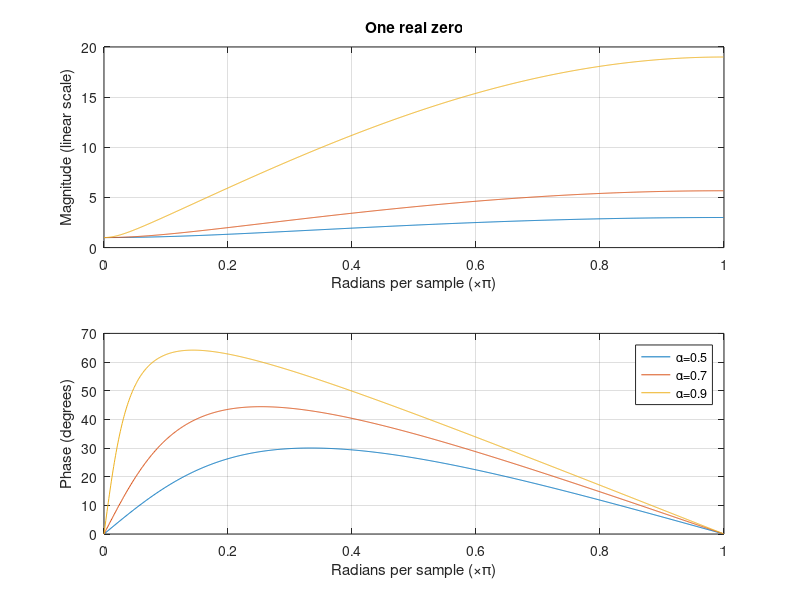
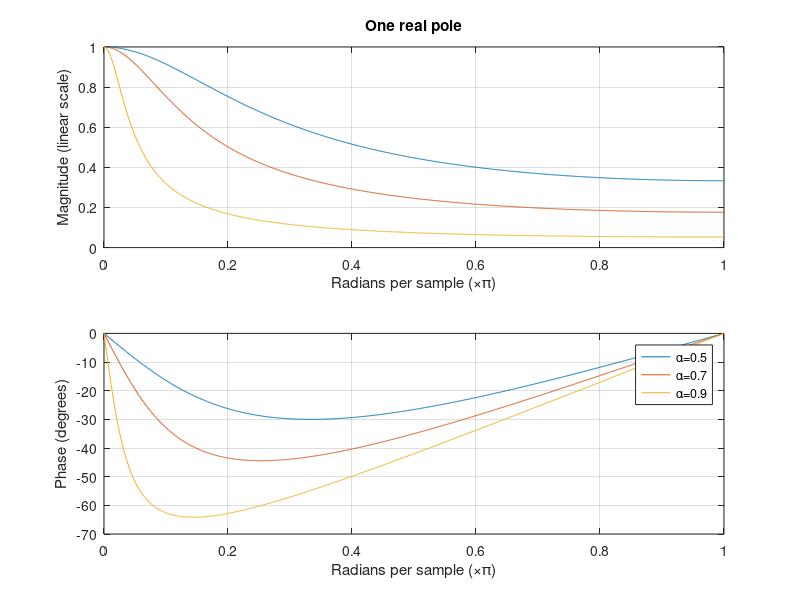
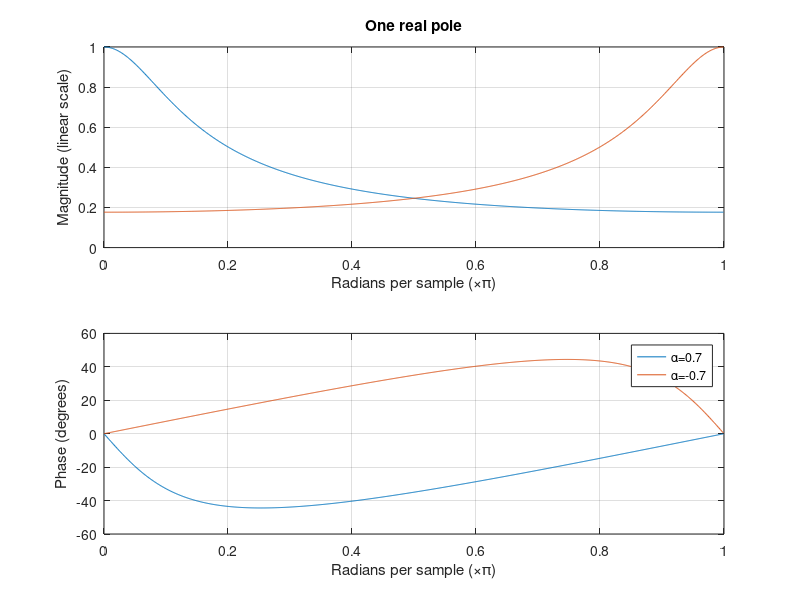
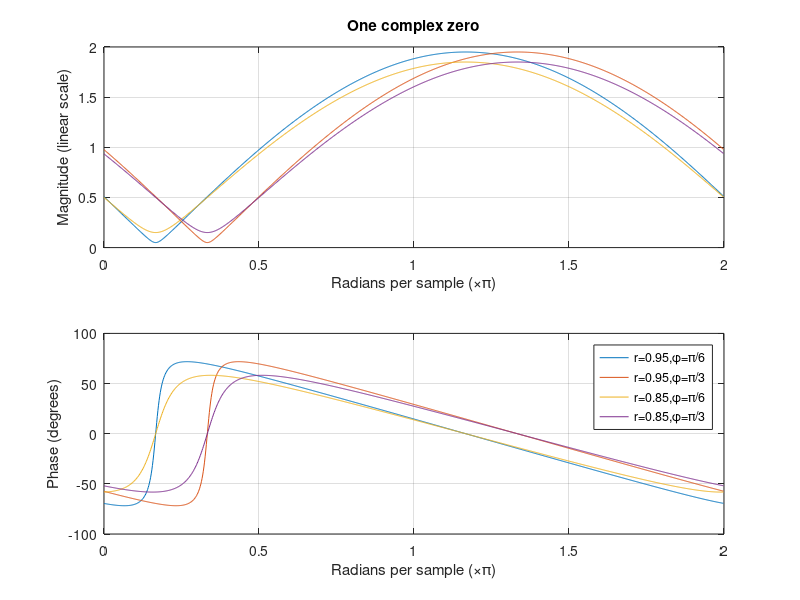

MATLAB code to generate these figures, in order:
echo on
% Effect of the locations of poles and zeros on the frequency response.

% Real poles and zeros

alpha1=0.5; alpha2=0.7; alpha3=0.9; %pole/zero locations
N=1024; %number of requency points
omd=0:pi/N:(N-1)*pi/N; %frequency points

% zeros
a1=1-alpha1; a2=1-alpha2; a3=1-alpha3; b1=[1 -alpha1]; b2=[1 -alpha2]; b3=[1 -alpha3];
h1=freqz(b1,a1,omd);
h2=freqz(b2,a2,omd);
h3=freqz(b3,a3,omd);

% plot frequency responses
pause
figure(1)
subplot(211)
plot(omd/pi,abs(h1),'-',omd/pi,abs(h2),'-',omd/pi,abs(h3),'-')
grid
xlabel('Radians per sample (\times\pi)')
ylabel('Magnitude (linear scale)')
title('One real zero')
subplot(212)
plot(omd/pi,angle(h1)*180/pi,'-',omd/pi,angle(h2)*180/pi,'-',omd/pi,angle(h3)*180/pi,'-')
grid
xlabel('Radians per sample (\times\pi)')
ylabel('Phase (degrees)')
legend('\alpha=0.5','\alpha=0.7','\alpha=0.9')

%poles
h1=freqz(a1,b1,omd);
h2=freqz(a2,b2,omd);
h3=freqz(a3,b3,omd);
figure(2)
subplot(211)
plot(omd/pi,abs(h1),'-',omd/pi,abs(h2),'-',omd/pi,abs(h3),'-')
grid
xlabel('Radians per sample (\times\pi)')
ylabel('Magnitude (linear scale)')
title('One real pole')
subplot(212)
plot(omd/pi,angle(h1)*180/pi,'-',omd/pi,angle(h2)*180/pi,'-',omd/pi,angle(h3)*180/pi,'-')
grid
xlabel('Radians per sample (\times\pi)')
ylabel('Phase (degrees)')
legend('\alpha=0.5','\alpha=0.7','\alpha=0.9')

% negative pole
pause
alpha4=-0.7; b4=[1 -alpha4]; h4=freqz(a2,b4,omd);
figure(3)
subplot(211)
plot(omd/pi,abs(h2),'-',omd/pi,abs(h4),'-')
grid
xlabel('Radians per sample (\times\pi)')
ylabel('Magnitude (linear scale)')
title('One real pole')
subplot(212)
plot(omd/pi,angle(h2)*180/pi,'-',omd/pi,angle(h4)*180/pi,'-')
grid
xlabel('Radians per sample (\times\pi)')
ylabel('Phase (degrees)')
legend('\alpha=0.7','\alpha=-0.7')
%one complex pole/zero
pause
%zero


r1=0.85; r2=0.95; om1=pi/6; om2=pi/3;

j=sqrt(-1);
b1=[1 -r2*exp(j*om1)]; b2=[1 -r2*exp(j*om2)];
b3=[1 -r1*exp(j*om1)]; b4=[1 -r1*exp(j*om2)];
a1=abs(1+b1(2)); a2=abs(1+b2(2));
h1=freqz(b1,1,N,'whole');
h2=freqz(b2,1,N,'whole');
h3=freqz(b3,1,N,'whole');
h4=freqz(b4,1,N,'whole');

figure(4)
subplot(211)
plot(2*omd/pi,abs(h1),'-',2*omd/pi,abs(h2),'-',2*omd/pi,abs(h3),'-',2*omd/pi,abs(h4),'-')
grid
xlabel('Radians per sample (\times\pi)')
ylabel('Magnitude (linear scale)')
title('One complex zero')
subplot(212)
plot(2*omd/pi,angle(h1)*180/pi,'-',2*omd/pi,angle(h2)*180/pi,'-',2*omd/pi,angle(h3)*180/pi,'-',2*omd/pi,angle(h4)*180/pi,'-')
grid
xlabel('Radians per sample (\times\pi)')
ylabel('Phase (degrees)')
legend('r=0.95,\phi=\pi/6','r=0.95,\phi=\pi/3','r=0.85,\phi=\pi/6','r=0.85,\phi=\pi/3')


%pole
h1=freqz(1,b1,N,'whole');
h2=freqz(1,b2,N,'whole');
h3=freqz(1,b3,N,'whole');
h4=freqz(1,b4,N,'whole');
figure(5)
subplot(211)
plot(2*omd/pi,abs(h1),'-',2*omd/pi,abs(h2),'-',2*omd/pi,abs(h3),'-',2*omd/pi,abs(h4),'-')
grid
xlabel('Radians per sample (\times\pi)')
ylabel('Magnitude (linear scale)')
title('One complex pole')
subplot(212)
plot(2*omd/pi,angle(h1)*180/pi,'-',2*omd/pi,angle(h2)*180/pi,'-',2*omd/pi,angle(h3)*180/pi,'-',2*omd/pi,angle(h4)*180/pi,'-')
grid
xlabel('Radians per sample (\times\pi)')
ylabel('Phase (degrees)')
legend('r=0.95,\phi=\pi/6','r=0.95,\phi=\pi/3','r=0.85,\phi=\pi/6','r=0.85,\phi=\pi/3')


%complex conjugate poles and zeros;
pause
b1=[1 -r2*exp(j*om1)]; b2=[1 -r2*exp(j*om2)]; %single pole/zero
b5=[1 -r2*exp(-j*om1)]; b6=[1 -r2*exp(-j*om2)];
b3=[1 -2*r2*cos(om1) r2^2]; b4=[1 -2*r2*cos(om2) r2^2]; %complex conjugate poles/zeros


%zeros
h1=freqz(b1,1,N,'whole');
h2=freqz(b2,1,N,'whole');
h3=freqz(b3,1,N,'whole');
h4=freqz(b4,1,N,'whole');
%h5=freqz(b5,1,N,'whole');
%h6=freqz(b6,1,N,'whole');
figure(6)
subplot(211)
plot(2*omd/pi,abs(h1),'-',2*omd/pi,abs(h2),'-',2*omd/pi,abs(h3),'-',2*omd/pi,abs(h4),'-')
grid
xlabel('Radians per sample (\times\pi)')
ylabel('Magnitude (linear scale)')
title('Single complex zero and complex conjugate zeros')
subplot(212)
plot(2*omd/pi,angle(h1)*180/pi,'-',2*omd/pi,angle(h2)*180/pi,'-',2*omd/pi,angle(h3)*180/pi,'-',2*omd/pi,angle(h4)*180/pi,'-')
grid
xlabel('Radians per sample (\times\pi)')
ylabel('Phase (degrees)')
legend('r=0.95,\phi=\pi/6, single','r=0.95,\phi=\pi/3, single','r=0.95,\phi=\pi/6, cc','r=0.95,\phi=\pi/3, cc')


%poles
h1=freqz(1,b1,N,'whole');
h2=freqz(1,b2,N,'whole');
h3=freqz(1,b3,N,'whole');
h4=freqz(1,b4,N,'whole');
figure(7)
subplot(211)
plot(2*omd/pi,abs(h1),'-',2*omd/pi,abs(h2),'-',2*omd/pi,abs(h3),'-',2*omd/pi,abs(h4),'-')
grid
xlabel('Radians per sample (\times\pi)')
ylabel('Magnitude (linear scale)')
title('Single complex pole and complex conjugate poles')
subplot(212)
plot(2*omd/pi,angle(h1)*180/pi,'-',2*omd/pi,angle(h2)*180/pi,'-',2*omd/pi,angle(h3)*180/pi,'-',2*omd/pi,angle(h4)*180/pi,'-')
grid
xlabel('Radians per sample (\times\pi)')
ylabel('Phase (degrees)')
legend('r=0.95,\phi=\pi/6, single','r=0.95,\phi=\pi/3, single','r=0.95,\phi=\pi/6, cc','r=0.95,\phi=\pi/3, cc')

echo off
